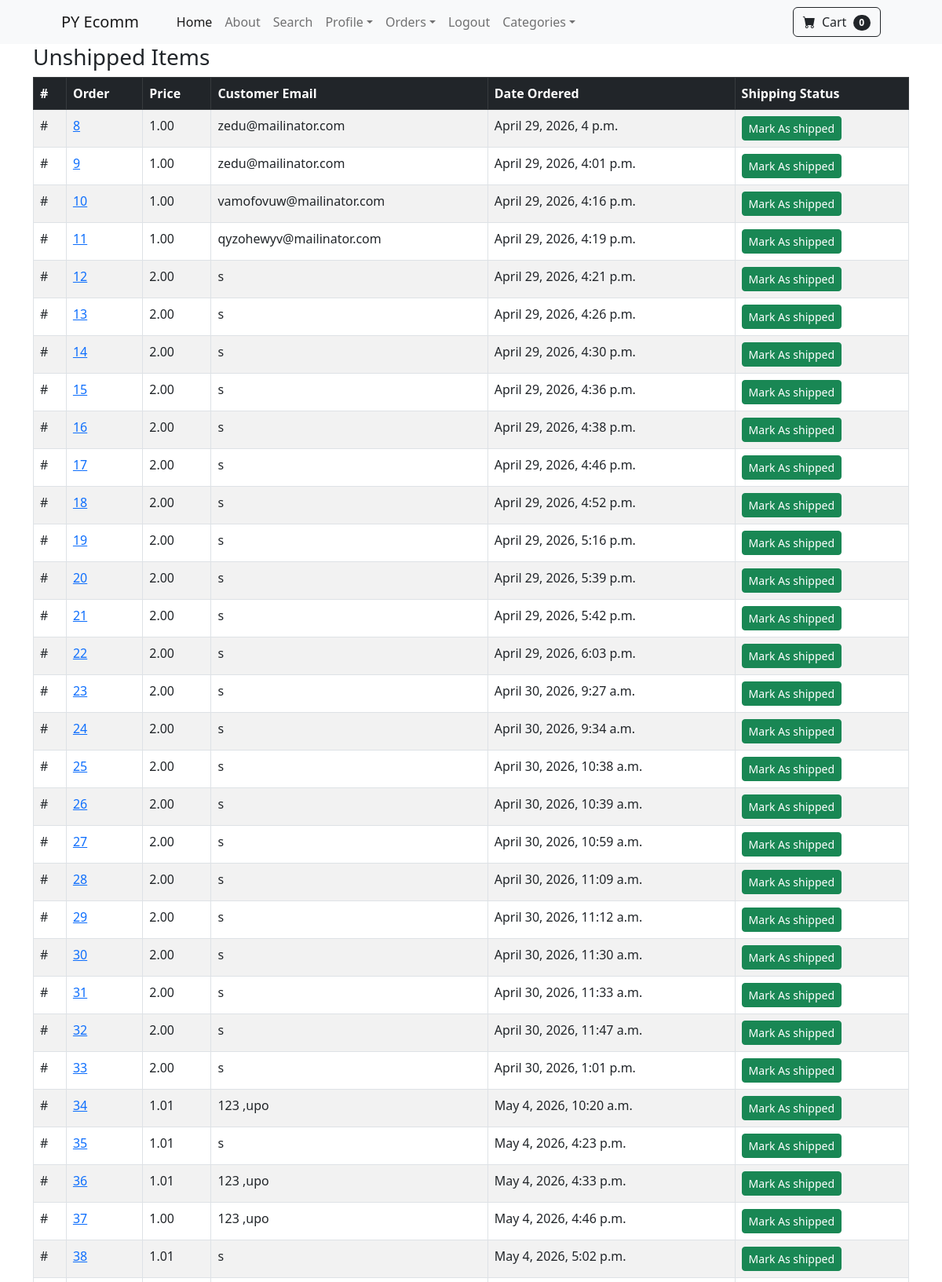
Page /payment/not_shipped_dash (signed in, upper part) on the committed database.
### payment/models.py (models this page shows, shortened)
class Order(models.Model):
           user = models.ForeignKey(User, on_delete=models.CASCADE, null=True ,blank=True)
           full_name= models.CharField(max_length=100)
           email = models.EmailField(max_length=70)
           shipping_address = models.TextField(max_length=100)
           amount_paid = models.DecimalField(max_digits=10, blank=True, decimal_places=2)
           date_ordered= models.DateTimeField(auto_now=True)
           shipped = models.BooleanField(default=False)
           paid = models.BooleanField(default=False)
           date_shipped = models.DateTimeField(blank=True, null=True)

### payment/views.py (the view, shortened to what this page needs)
# urls.py: path('not_shipped_dash', views.not_shipped_dash, name='not_shipped_dash'),
def not_shipped_dash(request):
    if  request.user.is_authenticated and request.user.is_superuser:
         orders = Order.objects.filter(shipped=False)
         return render (request, "payment/not_shipped_dash.html",{"orders":orders})
    else:
      messages.success(request, "Access Denied")
      return redirect('home')

### cart/cart.py (called while the page is built)
     def __len__(self):
        return len (self.cart)

### cart/context_processors.py (called while the page is built)
def cart(request):
       return {'cart': Cart(request)}

### payment/templates/payment/not_shipped_dash.html (shortened to what this page needs)
{% extends 'base.html' %}
{% block content %}
        <div class="container">
            <div class="row">
             <div class="col-12">
<h3>Unshipped Items</h3>
<table class="table table-striped table-hover table-bordered">
  <thead class="table-dark">
    <tr>
      <th scope="col">#</th>
      <th scope="col">Order</th>
      <th scope="col">Price</th>
      <th scope="col">Customer Email</th>
      <th scope="col">Date Ordered</th>
      <th scope="col">Shipping Status</th>
    </tr>
  </thead>
  <tbody>
    {% for item in orders %}
    <tr>
     <td>#</td>
     <td><a href="{%  url 'orders' item.id %}">{{  item.id }} </a></td>
       <td>{{ item.amount_paid }}</td>
      <td>{{ item.email }}</td>
       <td>{{ item.date_ordered }}</td>
       <td>
        <form method="POST">
 <button type="submit" class="btn btn-sm btn-success">Mark As shipped </button>
</form>
       </td>
    </tr>
    {% endfor %}
  </tbody>
</table>
             </div>
            </div>
        </div>
           {% endblock %}

### rows in the picture
Order: id "8", amount_paid "1.00", email "zedu@mailinator.com", date_ordered "April 29, 2026, 4 p.m."
Order: id "9", amount_paid "1.00", email "zedu@mailinator.com", date_ordered "April 29, 2026, 4:01 p.m."
Order: id "10", amount_paid "1.00", email "vamofovuw@mailinator.com", date_ordered "April 29, 2026, 4:16 p.m."
Order: id "11", amount_paid "1.00", email "qyzohewyv@mailinator.com", date_ordered "April 29, 2026, 4:19 p.m."
Order: id "12", amount_paid "2.00", email "s", date_ordered "April 29, 2026, 4:21 p.m."
Order: id "13", amount_paid "2.00", email "s", date_ordered "April 29, 2026, 4:26 p.m."
Order: id "14", amount_paid "2.00", email "s", date_ordered "April 29, 2026, 4:30 p.m."
Order: id "15", amount_paid "2.00", email "s", date_ordered "April 29, 2026, 4:36 p.m."
Order: id "16", amount_paid "2.00", email "s", date_ordered "April 29, 2026, 4:38 p.m."
Order: id "17", amount_paid "2.00", email "s", date_ordered "April 29, 2026, 4:46 p.m."
Order: id "18", amount_paid "2.00", email "s", date_ordered "April 29, 2026, 4:52 p.m."
Order: id "19", amount_paid "2.00", email "s", date_ordered "April 29, 2026, 5:16 p.m."
Order: id "20", amount_paid "2.00", email "s", date_ordered "April 29, 2026, 5:39 p.m."
Order: id "21", amount_paid "2.00", email "s", date_ordered "April 29, 2026, 5:42 p.m."
Order: id "22", amount_paid "2.00", email "s", date_ordered "April 29, 2026, 6:03 p.m."
Order: id "23", amount_paid "2.00", email "s", date_ordered "April 30, 2026, 9:27 a.m."
Order: id "24", amount_paid "2.00", email "s", date_ordered "April 30, 2026, 9:34 a.m."
Order: id "25", amount_paid "2.00", email "s", date_ordered "April 30, 2026, 10:38 a.m."
Order: id "26", amount_paid "2.00", email "s", date_ordered "April 30, 2026, 10:39 a.m."
Order: id "27", amount_paid "2.00", email "s", date_ordered "April 30, 2026, 10:59 a.m."
Order: id "28", amount_paid "2.00", email "s", date_ordered "April 30, 2026, 11:09 a.m."
Order: id "29", amount_paid "2.00", email "s", date_ordered "April 30, 2026, 11:12 a.m."
Order: id "30", amount_paid "2.00", email "s", date_ordered "April 30, 2026, 11:30 a.m."
Order: id "31", amount_paid "2.00", email "s", date_ordered "April 30, 2026, 11:33 a.m."
Order: id "32", amount_paid "2.00", email "s", date_ordered "April 30, 2026, 11:47 a.m."
Order: id "33", amount_paid "2.00", email "s", date_ordered "April 30, 2026, 1:01 p.m."
Order: id "34", amount_paid "1.01", email "123 ,upo", date_ordered "May 4, 2026, 10:20 a.m."
Order: id "35", amount_paid "1.01", email "s", date_ordered "May 4, 2026, 4:23 p.m."
Order: id "36", amount_paid "1.01", email "123 ,upo", date_ordered "May 4, 2026, 4:33 p.m."
Order: id "37", amount_paid "1.00", email "123 ,upo", date_ordered "May 4, 2026, 4:46 p.m."
Order: id "38", amount_paid "1.01", email "s", date_ordered "May 4, 2026, 5:02 p.m."

### other values in the picture
{{ cart|length }} "0"
